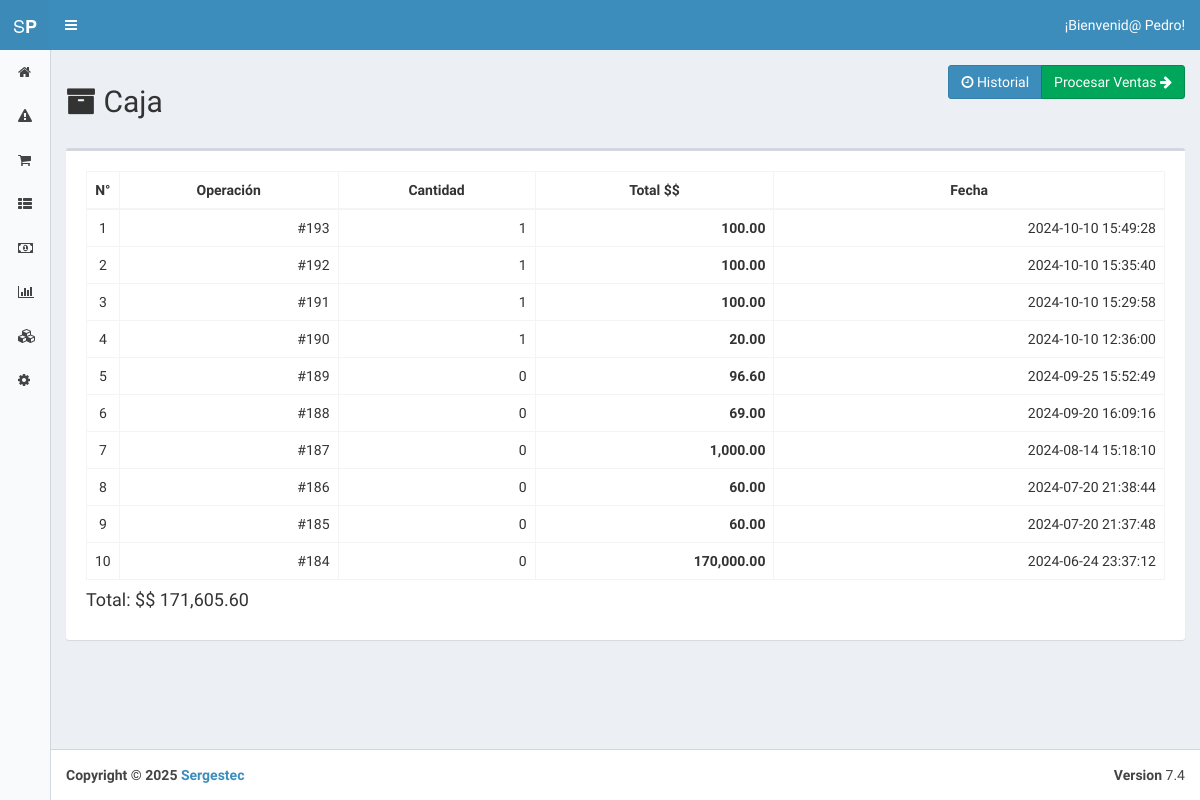
The app's page /index.php?view=box (signed in), older data.
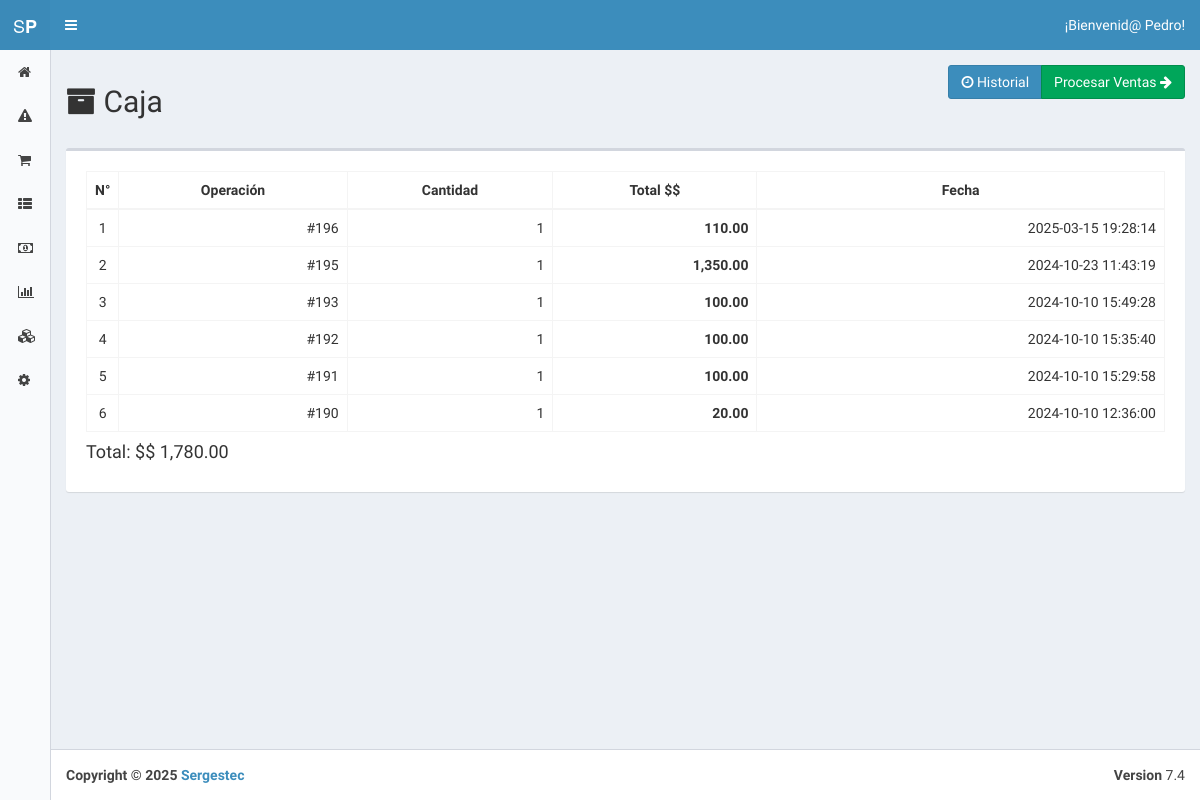
The same page, newer data.
### tables this page shows
CREATE TABLE `configuration` (
  `id` int(11) NOT NULL,
  `short` varchar(255) NOT NULL,
  `name` varchar(255) NOT NULL,
  `kind` int(11) NOT NULL,
  `val` varchar(255) NOT NULL
);

CREATE TABLE `sell` (
  `id` int(11) NOT NULL,
  `ref_id` int(11) NOT NULL,
  `person_id` int(11) DEFAULT NULL,
  `operation_type_id` int(11) DEFAULT '2',
  `box_id` int(11) DEFAULT NULL,
  `total` double DEFAULT NULL,
  `cash` double DEFAULT NULL,
  `discount` double DEFAULT NULL,
  `user_id` int(11) NOT NULL,
  `created_at` datetime DEFAULT NULL
);

### core/controller/Lb.php (called while the page is built, shortened)
<?php
class Lb {
	public function start(){
		include "core/app/init.php";
	}
}
?>

### index.php (called while the page is built, shortened)
<?php
	$lb = new Lb();
	$lb->start();
?>

### core/controller/Executor.php (called while the page is built, shortened)
<?php
class Executor {
	public static function doit($sql){
		$con = Database::getCon();
		return array($con->query($sql),$con->insert_id);
	}
}
?>

### core/app/model/UserData.php (called while the page is built, shortened)
<?php
	class UserData {
		public static $tablename = "user";
		public static function getById($id){
			$sql = "select * from ".self::$tablename." where id=$id";
			$query = Executor::doit($sql);
			return Model::one($query[0],new UserData());
		}
	}
?>

### core/controller/Model.php (called while the page is built, shortened)
<?php
class Model {
	public static function exists($modelname){
		$fullpath = self::getFullpath($modelname);
		$found=false;
		if(file_exists($fullpath)){
			$found = true;
		}
		return $found;
	}
	public static function getFullpath($modelname){
		return Core::$root."core/app/model/".$modelname.".php";
	}
	public static function many($query,$aclass){
		$cnt = 0;
		$array = array();
		while($r = $query->fetch_array()){
			$array[$cnt] = new $aclass;
			$cnt2=1;
			foreach ($r as $key => $v) {
				if($cnt2>0 && $cnt2%2==0){
					$array[$cnt]->$key = $v;
				}
				$cnt2++;
			}
			$cnt++;
		}
		return $array;
	}
	public static function one($query,$aclass){
		$found = null;
		$data = new $aclass;
		while($r = $query->fetch_array()){
			$cnt=1;
			foreach ($r as $key => $v) {
				if($cnt>0 && $cnt%2==0){
					$data->$key = $v;
				}
				$cnt++;
			}
			$found = $data;
			break;
		}
		return $found;
	}
}
?>

### core/app/model/SellData.php (called while the page is built, shortened)
<?php
	class SellData {
		public static $tablename = "sell";
		public static function getSellsUnBoxed(){
			$sql = "select * from ".self::$tablename." where operation_type_id=2 and box_id is NULL order by id desc";
			$query = Executor::doit($sql);
			return Model::many($query[0],new SellData());
		}
	}
?>

### core/app/model/ConfigurationData.php (called while the page is built, shortened)
<?php
	class ConfigurationData {
		public static $tablename = "configuration";
		public static function getByPreffix($id){
			$sql = "select * from ".self::$tablename." where short=\"$id\"";
			$query = Executor::doit($sql);
			return Model::one($query[0],new ConfigurationData());
		}
	}
?>

### core/app/model/OperationData.php (called while the page is built, shortened)
<?php
	class OperationData {
		public static $tablename = "operation";
		public static function getAllProductsBySellId($sell_id){
			$sql = "select * from ".self::$tablename." where sell_id=$sell_id order by created_at desc";
			$query = Executor::doit($sql);
			return Model::many($query[0],new OperationData());
		}
	}
?>

### core/app/view/box-view.php (the view, shortened to what this page needs)
<section class="content">
	<div class="row">
		<div class="col-md-12">
			<div class="btn-group pull-right">
			<a href="./index.php?view=box_history" class="btn btn-primary"><i class="fa fa-clock-o"></i> Historial</a>
			<a href="./index.php?action=box_process" class="btn btn-success">Procesar Ventas <i class="fa fa-arrow-right"></i></a>
			</div>
			<h2><i class='fa fa-archive'></i> Caja</h2>
			<div class="form-group">
			<?php $currency = ConfigurationData::getByPreffix("currency")->val;
			$products = SellData::getSellsUnBoxed();
			if(count($products)>0){
			$total_total = 0;
			?>
			<br>
			<div class="box">
	  			<div class="box-body no-padding">
	  				<div class="box-body">
						<div class="box-body table-responsive">
							<table class="table table-bordered datatable table-hover	">
								<thead>
									<th style="text-align: center; width: 30px;">N°</th>
									<th style="text-align: center;">Operación</th>
									<th style="text-align: center;">Cantidad</th>
									<th style="text-align: center;">Total&nbsp;<?php echo $currency; ?></th>
									<th style="text-align: center;">Fecha</th>
								</thead>
								<?php for($number=0; $number<1; $number++);
								foreach($products as $sell):?>
								<tr>
									<td style="text-align: center; width:30px;"><?php echo $number; ?></td> <?php $number++; ?>
									<td style="text-align: right;"><?php echo "#".$sell->ref_id; ?></td>
									<td style="text-align: right;"><?php $operations = OperationData::getAllProductsBySellId($sell->id);
										echo count($operations); ?></td>
									<td style="text-align: right;"><b><?php $total_total += $sell->total;
										echo number_format($sell->total,2,".",",");
										?></b></td>
									<td style="text-align: right;"><?php echo $sell->created_at; ?></td>
								</tr>
								<?php endforeach; ?>
							</table>
							<h4>Total: <?php echo $currency." ".number_format($total_total,2,".",","); ?></h4>
						</div>
					</div>
				</div>
			</div>
			<?php } ?>
		</div>
	</div>
</section>

### core/app/init.php
<?php
if(!isset($_GET["action"])){
	Module::loadLayout("index");
}else{
	Action::load($_GET["action"]);
}
?>

### core/controller/Module.php
<?php
class Module {
	public static function loadLayout(){
		if(Core::$root==""){
		include "core/app/layouts/layout.php";
		}else if(Core::$root=="admin/"){
		include "core/app/".Core::$theme."/layouts/layout.php";
		}
	}
}
?>

### core/app/layouts/layout.php (shortened to what this page needs)
<!DOCTYPE html>
<html>
  <head>
    <link href="plugins/bootstrap/css/bootstrap.min.css" rel="stylesheet" type="text/css" />
    <link href="font-awesome/css/font-awesome.min.css" rel="stylesheet" type="text/css" />
    <link href="dist/css/AdminLTE.min.css" rel="stylesheet" type="text/css" />
    <link rel="stylesheet" href="plugins/datatables/dataTables.bootstrap.css">
    <link href="dist/css/skins/skin-blue-light.min.css" rel="stylesheet" type="text/css" />
    <link rel="stylesheet" href="plugins/morris/morris.css">
    <link rel="stylesheet" href="plugins/morris/example.css">
  </head>
  <body class="<?php if(isset($_SESSION["user_id"])):?>  skin-blue-light sidebar-collapse sidebar-mini <?php else:?>login-page<?php endif; ?>" style="background: url(storage/configuration/background.jpg) no-repeat center center fixed;">
    <div class="wrapper">
      <?php if(isset($_SESSION["user_id"])):?>
      <header class="main-header">
        <a href="./" class="logo">
          <span class="logo-mini">S<b>P</b></span>
        </a>
        <nav class="navbar navbar-static-top" role="navigation">
          <?php $u=null;
          if(isset($_SESSION["user_id"]) &&$_SESSION["user_id"]!=""):
          $u = UserData::getById($_SESSION["user_id"]); ?>
          <a href="#" class="sidebar-toggle" data-toggle="offcanvas" role="button">
          </a>
          <div class="navbar-custom-menu">
            <ul class="nav navbar-nav">
              <li class="dropdown user user-menu">
                <a href="#" class="dropdown-toggle" data-toggle="dropdown">
                  <span class="">¡Bienvenid@ <?php if(isset($_SESSION["user_id"])){ echo UserData::getById($_SESSION["user_id"])->name; }?>!</span>
                </a>
              </li>
            </ul>
          </div>
        </nav>
      </header>
      <aside class="main-sidebar">
        <section class="sidebar">
          <ul class="sidebar-menu">
            <li><a href="./index.php?view=home"><i class='fa fa-home'></i> <span>Inicio</span></a></li>
            <li><a href="index.php?view=alerts"><i class="fa fa-warning"></i> <span>Alertas</span></a></li>
            <li><a href="./index.php?view=sell"><i class='fa fa-shopping-cart'></i> <span>Vender</span></a></li>
          <?php if($u->is_admin==1):?>
            <li class="treeview">
              <a href="#"><i class='fa fa-th-list'></i> <span>Catálogos</span> <i class="fa fa-angle-left pull-right"></i></a>
            </li>
            <li class="treeview">
              <a href="#"><i class='fa fa-money'></i> <span>Finanzas</span> <i class="fa fa-angle-left pull-right"></i></a>
            </li>
            <li class="treeview">
              <a href="#"><i class='fa fa-bar-chart-o'></i> <span>Reportes</span> <i class="fa fa-angle-left pull-right"></i></a>
            </li>
            <li class="treeview">
              <a href="#"><i class='fa fa-cubes'></i> <span>Inventario</span> <i class="fa fa-angle-left pull-right"></i></a>
            </li>
            <li class="treeview">
              <a href="#"><i class='fa fa-cog'></i><span>Administracion</span><i class="fa fa-angle-left pull-right"></i></a>
            </li>
          <?php endif;?>
          </ul>
        </section>
      </aside>
      <?php endif;?>
    <?php endif;?>
      <?php if(isset($_SESSION["user_id"])):?>
      <div class="content-wrapper">
        <?php View::load("index");?>
      </div>
        <footer class="main-footer">
        <div class="pull-right hidden-xs">
          <b>Version</b> 7.4
        </div>
        <strong>Copyright &copy; <?php echo Date("Y"); ?> <a href="https://www.sergestec.com" target="_blank">Sergestec</a></strong>
      </footer>
      <?php endif;?>
    </div>
  </body>
</html>

### core/controller/View.php (shortened to what this page needs)
<?php
class View {
	public static function load($view){
		if(!isset($_GET['view'])){
			if(Core::$root==""){
				include "core/app/view/".$view."-view.php";
			}else if(Core::$root=="admin/"){
				include "core/app/".Core::$theme."/view/".$view."-view.php";
			}
		}else{
			if(View::isValid()){
				$url ="";
			if(Core::$root==""){
			$url = "core/app/view/".$_GET['view']."-view.php";
			}else if(Core::$root=="admin/"){
			$url = "core/app/".Core::$theme."/view/".$_GET['view']."-view.php";
			}
				include $url;
			}else{
				View::Error("<b>404 NOT FOUND</b> View <b>".$_GET['view']."</b> folder !! - <a href='http://evilnapsis.com/legobox/help/' target='_blank'>Help</a>");
			}
		}
	}
	public static function isValid(){
		$valid=false;
		if(isset($_GET["view"])){
			$url ="";
			if(Core::$root==""){
			$url = "core/app/view/".$_GET['view']."-view.php";
			}else if(Core::$root=="admin/"){
			$url = "core/app/".Core::$theme."/view/".$_GET['view']."-view.php";
			}
			if(file_exists($file = $url)){
				$valid = true;
			}
		}
		return $valid;
	}
}
?>

Row changes from the older to the newer data that the page shows:
removed sell: ref "189", count($operations) "0", total "96.60", created_at "2024-09-25 15:52:49"
removed sell: ref "188", count($operations) "0", total "69.00", created_at "2024-09-20 16:09:16"
removed sell: ref "187", count($operations) "0", total "1,000.00", created_at "2024-08-14 15:18:10"
removed sell: ref "186", count($operations) "0", total "60.00", created_at "2024-07-20 21:38:44"
removed sell: ref "185", count($operations) "0", total "60.00", created_at "2024-07-20 21:37:48"
removed sell: ref "184", count($operations) "0", total "170,000.00", created_at "2024-06-24 23:37:12"
added sell: ref "196", count($operations) "1", total "110.00", created_at "2025-03-15 19:28:14"
added sell: ref "195", count($operations) "1", total "1,350.00", created_at "2024-10-23 11:43:19"
Text that changed along with them:
$total_total: "171,605.60" → "1,780.00"
